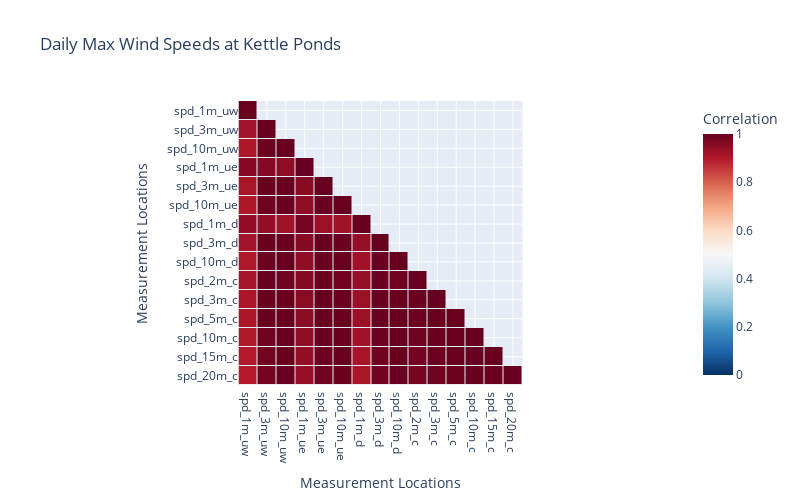

The notebook cell this image was saved under:
### Markdown cell above
### Wind Speed and Direction Correlation Heatmaps

### Code cell
# with the tidy df, pivot the dataframe so that the variable column the index, and the tower column the columns
sos_heatmap_wind_spd_df = sos_daily_avg_df.filter(regex='spd_*').corr()
# make upper triangle nan
sos_heatmap_wind_spd_df = sos_heatmap_wind_spd_df.where(np.tril(np.ones(sos_heatmap_wind_spd_df.shape)).astype('bool'))

# create a heatmap of the daily average wind speeds at each height and each tower
fig = px.imshow(sos_heatmap_wind_spd_df, 
                labels=dict(x="Measurement Locations", y="Measurement Locations", color="Correlation"),
                color_continuous_scale=px.colors.sequential.RdBu_r,
                title='Correlation Matrix of Wind Speeds at Kettle Ponds',
                # add min and max values to the colorbar
                zmin=0,
                zmax=1,
                # make it a triangle
                origin='upper',
                width=800,
                height=500,                
                )
fig.update_traces(xgap=1, ygap=1,   hoverongaps=False)
fig

### Figure 1 — Plotly figure (JSON) as saved in the notebook; plotly's stock layout.template omitted (floating-point values rounded to 4 significant figures; data arrays with more than 128 entries replaced by an {"elided": "..."} marker saying what was removed)
{"data": [{"coloraxis": "coloraxis", "hoverongaps": false, "hovertemplate": "Measurement Locations: %{x}<br>Measurement Locations: %{y}<br>Correlation: %{z}<extra></extra>", "name": "0", "type": "heatmap", "x": ["spd_1m_uw", "spd_3m_uw", "spd_10m_uw", "spd_1m_ue", "spd_3m_ue", "spd_10m_ue", "spd_1m_d", "spd_3m_d", "spd_10m_d", "spd_2m_c", "spd_3m_c", "spd_5m_c", "spd_10m_c", "spd_15m_c", "spd_20m_c"], "xaxis": "x", "xgap": 1, "y": ["spd_1m_uw", "spd_3m_uw", "spd_10m_uw", "spd_1m_ue", "spd_3m_ue", "spd_10m_ue", "spd_1m_d", "spd_3m_d", "spd_10m_d", "spd_2m_c", "spd_3m_c", "spd_5m_c", "spd_10m_c", "spd_15m_c", "spd_20m_c"], "yaxis": "y", "ygap": 1, "z": {"elided": "15x15 float values"}}], "layout": {"coloraxis": {"cmax": 1, "cmin": 0, "colorbar": {"title": {"text": "Correlation"}}, "colorscale": [[0, "rgb(5,48,97)"], [0.1, "rgb(33,102,172)"], [0.2, "rgb(67,147,195)"], [0.3, "rgb(146,197,222)"], [0.4, "rgb(209,229,240)"], [0.5, "rgb(247,247,247)"], [0.6, "rgb(253,219,199)"], [0.7, "rgb(244,165,130)"], [0.8, "rgb(214,96,77)"], [0.9, "rgb(178,24,43)"], [1, "rgb(103,0,31)"]]}, "height": 500, "title": {"text": "Daily Max Wind Speeds at Kettle Ponds"}, "width": 800, "xaxis": {"anchor": "y", "constrain": "domain", "domain": [0, 1], "scaleanchor": "y", "title": {"text": "Measurement Locations"}}, "yaxis": {"anchor": "x", "autorange": "reversed", "constrain": "domain", "domain": [0, 1], "title": {"text": "Measurement Locations"}}}}
